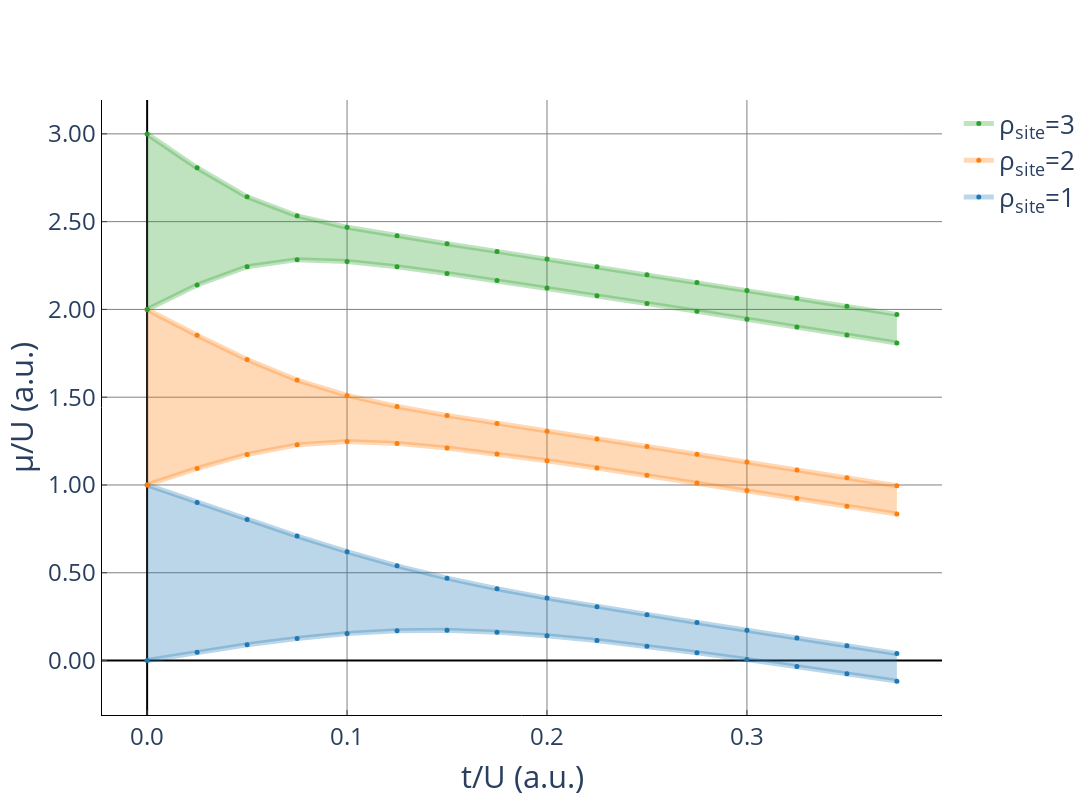

The notebook cell this image was saved under:
### Code cell
plot(ML1, ML2, ML3)

### Figure 1 — Plotly figure (JSON) as saved in the notebook; plotly's stock layout.template omitted (floating-point values rounded to 4 significant figures)
{"data": [{"line": {"color": "rgba(31, 119, 180, 0.3)", "width": 5}, "marker": {"color": "rgba(31, 119, 180, 1)", "size": 5}, "mode": "markers+lines", "name": "ρ<sub>site</sub>=1", "type": "scatter", "x": [0, 0.025, 0.05, 0.075, 0.1, 0.125, 0.15, 0.175, 0.2, 0.225, 0.25, 0.275, 0.3, 0.325, 0.35, 0.375], "y": [1.0, 0.9007, 0.8033, 0.709, 0.6201, 0.5395, 0.4693, 0.4088, 0.3556, 0.3069, 0.2609, 0.2163, 0.1722, 0.1283, 0.08428, 0.04012]}, {"fill": "tonexty", "fillcolor": "rgba(31, 119, 180, 0.3)", "line": {"color": "rgba(31, 119, 180, 0.3)", "width": 5}, "marker": {"color": "rgba(31, 119, 180, 1)", "size": 5}, "mode": "markers+lines", "showlegend": false, "type": "scatter", "x": [0, 0.025, 0.05, 0.075, 0.1, 0.125, 0.15, 0.175, 0.2, 0.225, 0.25, 0.275, 0.3, 0.325, 0.35, 0.375], "y": [4.53e-15, 0.04749, 0.08978, 0.1259, 0.1535, 0.1696, 0.1721, 0.1617, 0.1412, 0.1134, 0.08073, 0.04469, 0.006319, -0.03374, -0.07506, -0.1174]}, {"line": {"color": "rgba(255, 127, 14, 0.3)", "width": 5}, "marker": {"color": "rgba(255, 127, 14, 1)", "size": 5}, "mode": "markers+lines", "name": "ρ<sub>site</sub>=2", "type": "scatter", "x": [0, 0.025, 0.05, 0.075, 0.1, 0.125, 0.15, 0.175, 0.2, 0.225, 0.25, 0.275, 0.3, 0.325, 0.35, 0.375], "y": [2, 1.853, 1.715, 1.597, 1.51, 1.447, 1.396, 1.35, 1.306, 1.262, 1.219, 1.175, 1.13, 1.086, 1.041, 0.9957]}, {"fill": "tonexty", "fillcolor": "rgba(255, 127, 14, 0.3)", "line": {"color": "rgba(255, 127, 14, 0.3)", "width": 5}, "marker": {"color": "rgba(255, 127, 14, 1)", "size": 5}, "mode": "markers+lines", "showlegend": false, "type": "scatter", "x": [0, 0.025, 0.05, 0.075, 0.1, 0.125, 0.15, 0.175, 0.2, 0.225, 0.25, 0.275, 0.3, 0.325, 0.35, 0.375], "y": [1.0, 1.094, 1.174, 1.228, 1.247, 1.237, 1.21, 1.176, 1.138, 1.097, 1.055, 1.012, 0.9681, 0.9239, 0.8793, 0.8344]}, {"line": {"color": "rgba(44, 160, 44, 0.3)", "width": 5}, "marker": {"color": "rgba(44, 160, 44, 1)", "size": 5}, "mode": "markers+lines", "name": "ρ<sub>site</sub>=3", "type": "scatter", "x": [0, 0.025, 0.05, 0.075, 0.1, 0.125, 0.15, 0.175, 0.2, 0.225, 0.25, 0.275, 0.3, 0.325, 0.35, 0.375], "y": [3.0, 2.807, 2.641, 2.533, 2.468, 2.419, 2.374, 2.331, 2.287, 2.243, 2.198, 2.153, 2.108, 2.063, 2.017, 1.972]}, {"fill": "tonexty", "fillcolor": "rgba(44, 160, 44, 0.3)", "line": {"color": "rgba(44, 160, 44, 0.3)", "width": 5}, "marker": {"color": "rgba(44, 160, 44, 1)", "size": 5}, "mode": "markers+lines", "showlegend": false, "type": "scatter", "x": [0, 0.025, 0.05, 0.075, 0.1, 0.125, 0.15, 0.175, 0.2, 0.225, 0.25, 0.275, 0.3, 0.325, 0.35, 0.375], "y": [2.0, 2.139, 2.244, 2.284, 2.274, 2.243, 2.205, 2.164, 2.122, 2.078, 2.034, 1.989, 1.945, 1.899, 1.854, 1.808]}], "layout": {"font": {"size": 26}, "height": 800, "paper_bgcolor": "rgba(0,0,0,0)", "plot_bgcolor": "rgba(0,0,0,0)", "width": 1200, "xaxis": {"gridcolor": "gray", "linecolor": "black", "nticks": 5, "showgrid": true, "tickfont": {"size": 24}, "tickformat": ".1f", "ticks": "inside", "title": {"text": "t/U (a.u.)"}, "zeroline": true, "zerolinecolor": "black"}, "yaxis": {"gridcolor": "gray", "linecolor": "black", "showgrid": true, "tickfont": {"size": 24}, "tickformat": ".2f", "ticks": "inside", "title": {"text": "μ/U (a.u.)"}, "zeroline": true, "zerolinecolor": "black"}}}
